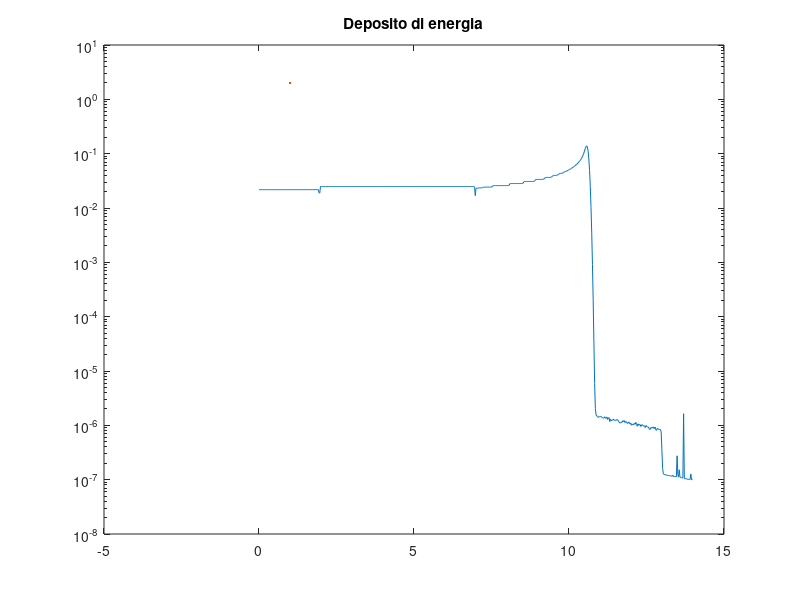

Reproduce this figure in MATLAB.

clc

load bragg.mat

x = 10*(PiccoBraggTarget(:,1) + PiccoBraggTarget(:,2))/2 + 6.9883;
y = PiccoBraggTarget(:,3);

err = PiccoBraggTarget(:,4)/100;

nums = [1 2 3];
names = ['A' 'B' 'C'];

figure(1)
semilogy(x,y, LineWidth=2);
hold on;
title 'Deposito di energia'



%errorbar(x,y,err);
